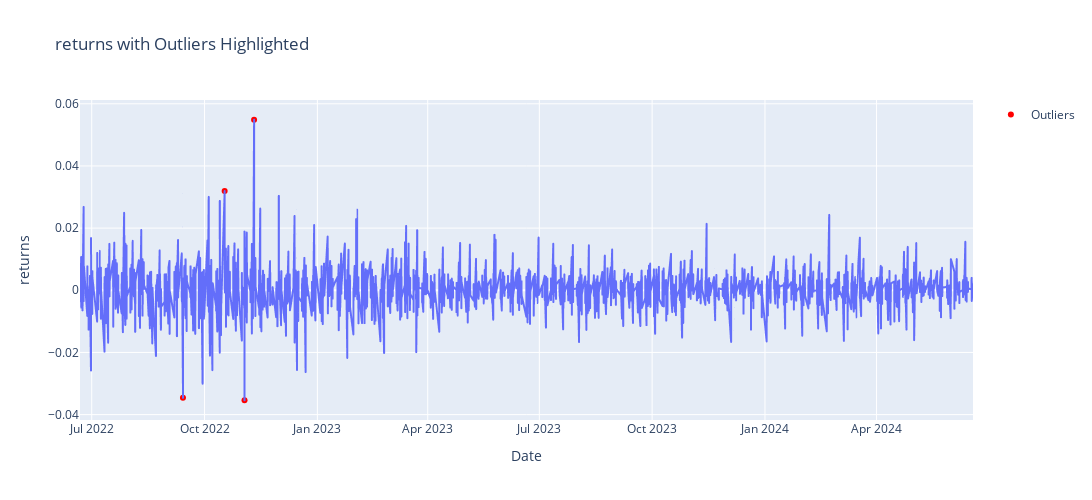

Notebook code for this chart:
### Markdown cell above
# 4. Detecção de Outliers - Método 2 - Isolation Forest

### Code cell
isolation_forest_method(
    df=df, target_col="returns", n_estimators=500, contamination=0.001
)

### Figure 1 — Plotly figure (JSON) as saved in the notebook; plotly's stock layout.template omitted (floating-point values rounded to 4 significant figures; data arrays with more than 128 entries replaced by an {"elided": "..."} marker saying what was removed)
{"data": [{"hovertemplate": "Datetime=%{x}<br>returns=%{y}<extra></extra>", "legendgroup": "", "line": {"color": "#636efa", "dash": "solid"}, "marker": {"symbol": "circle"}, "mode": "lines", "name": "", "showlegend": false, "type": "scattergl", "x": {"elided": "3494 str values"}, "xaxis": "x", "y": {"elided": "3494 float values"}, "yaxis": "y"}, {"marker": {"color": "red"}, "mode": "markers", "name": "Outliers", "type": "scatter", "x": ["2022-09-13T09:30:00-04:00", "2022-10-17T09:30:00-04:00", "2022-11-02T14:30:00-04:00", "2022-11-10T09:30:00-05:00"], "y": [-0.0346, 0.03195, -0.03538, 0.05487]}], "layout": {"height": 500, "legend": {"tracegroupgap": 0}, "title": {"text": "returns with Outliers Highlighted"}, "width": 1200, "xaxis": {"anchor": "y", "domain": [0, 1], "title": {"text": "Date"}}, "yaxis": {"anchor": "x", "domain": [0, 1], "title": {"text": "returns"}}}}
